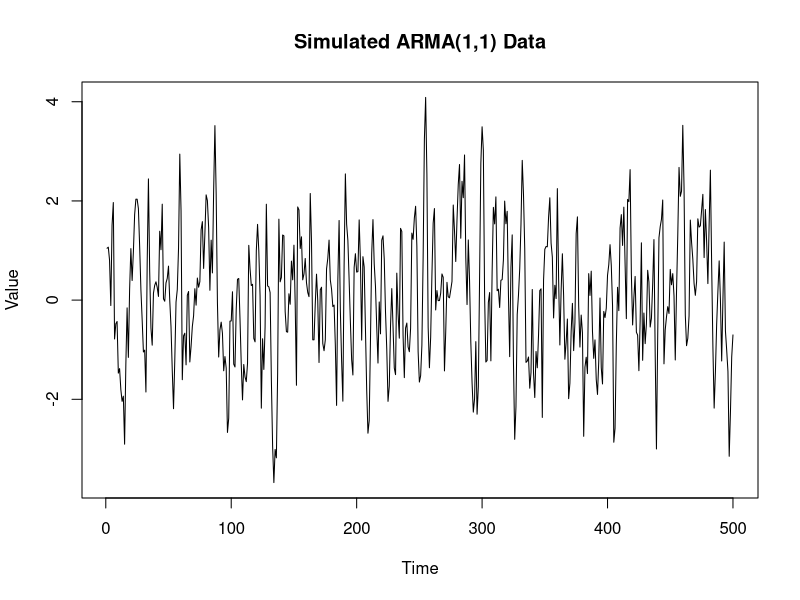
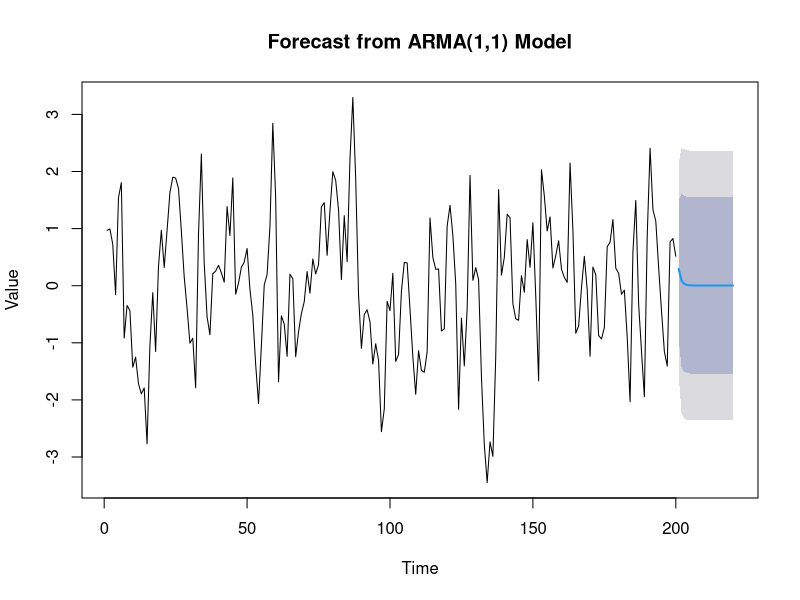

Recreate these plots in R, in order.
##########################################################################################
# Set working directory to the folder where this script is saved
if (requireNamespace("rstudioapi", quietly = TRUE)) {
  setwd(dirname(rstudioapi::getActiveDocumentContext()$path))
}
##########################################################################################

##########################################################################################
# Simulating ARMA(1,1) Data, Model Selection, Fitting, and Forecasting
##########################################################################################

# Load necessary libraries
# install.packages("forecast") # Uncomment if not installed
library(forecast)

# Set random seed for reproducibility
set.seed(123)

##########################################################################################
# 1. Simulate ARMA(1,1) Data
##########################################################################################

n <- 500  # Number of observations
arma_data <- arima.sim(n = n, model = list(ar = 0.5, ma = 0.4))

# Save plot of simulated data
png(filename = "simulated_arma11_data.png", width = 600, height = 400)
plot(arma_data, main = "Simulated ARMA(1,1) Data", xlab = "Time", ylab = "Value")
dev.off()

##########################################################################################
# 2. Model Selection using AIC and BIC
##########################################################################################

# Select ARMA order using AIC
fit_aic <- auto.arima(arma_data, ic = "aic", stepwise = FALSE, approximation = FALSE)

# Select ARMA order using BIC
fit_bic <- auto.arima(arma_data, ic = "bic", stepwise = FALSE, approximation = FALSE)

# Output selected model parameters
cat("=== Model selected by AIC ===\n")
print(fit_aic)

cat("\n=== Model selected by BIC ===\n")
print(fit_bic)

##########################################################################################
# 3. Fit ARMA(1,1) Model and Forecast Future Values
##########################################################################################

# (For forecasting, use new simulated data if needed)
set.seed(123)
n_forecast <- 200
forecast_data <- arima.sim(list(ar = 0.5, ma = 0.3), n = n_forecast)

# Fit an ARMA(1,1) model
fit_forecast <- Arima(forecast_data, order = c(1, 0, 1))

# Forecast next 20 points
forecast_result <- forecast(fit_forecast, h = 20)

# Save plot of forecast results
png(filename = "arma11_forecast_result.png", width = 600, height = 400)
plot(forecast_result, main = "Forecast from ARMA(1,1) Model", xlab = "Time", ylab = "Value")
dev.off()
